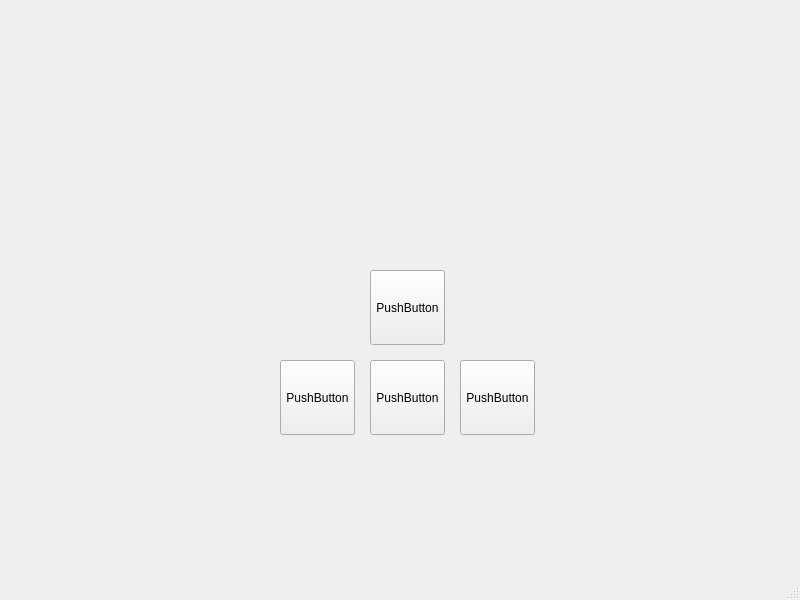
<?xml version="1.0" encoding="UTF-8"?>
<ui version="4.0">
 <class>MainWindow</class>
 <widget class="QMainWindow" name="MainWindow">
  <property name="geometry">
   <rect>
    <x>0</x>
    <y>0</y>
    <width>800</width>
    <height>600</height>
   </rect>
  </property>
  <property name="windowTitle">
   <string>MainWindow</string>
  </property>
  <widget class="QWidget" name="centralwidget">
   <widget class="QPushButton" name="up_button">
    <property name="geometry">
     <rect>
      <x>370</x>
      <y>270</y>
      <width>75</width>
      <height>75</height>
     </rect>
    </property>
    <property name="text">
     <string>PushButton</string>
    </property>
   </widget>
   <widget class="QPushButton" name="left_button">
    <property name="geometry">
     <rect>
      <x>280</x>
      <y>360</y>
      <width>75</width>
      <height>75</height>
     </rect>
    </property>
    <property name="text">
     <string>PushButton</string>
    </property>
   </widget>
   <widget class="QPushButton" name="down_button">
    <property name="geometry">
     <rect>
      <x>370</x>
      <y>360</y>
      <width>75</width>
      <height>75</height>
     </rect>
    </property>
    <property name="text">
     <string>PushButton</string>
    </property>
   </widget>
   <widget class="QPushButton" name="right_button">
    <property name="geometry">
     <rect>
      <x>460</x>
      <y>360</y>
      <width>75</width>
      <height>75</height>
     </rect>
    </property>
    <property name="text">
     <string>PushButton</string>
    </property>
   </widget>
  </widget>
  <widget class="QMenuBar" name="menubar">
   <property name="geometry">
    <rect>
     <x>0</x>
     <y>0</y>
     <width>800</width>
     <height>21</height>
    </rect>
   </property>
  </widget>
  <widget class="QStatusBar" name="statusbar"/>
 </widget>
 <resources/>
 <connections/>
</ui>
